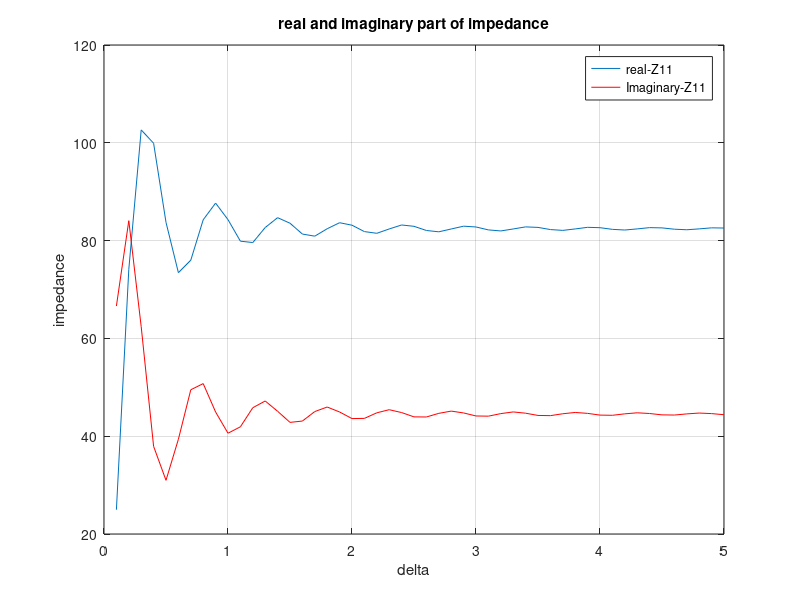
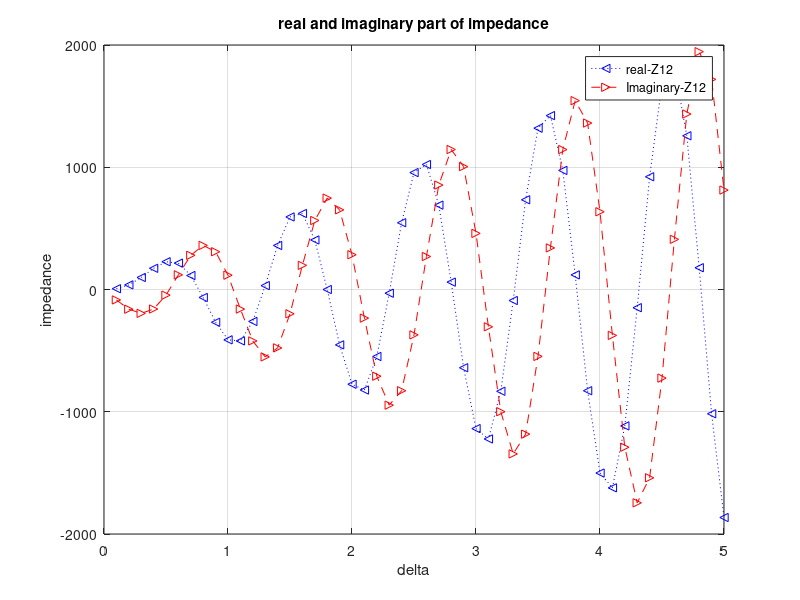

Write the MATLAB code that produced these figures, in order.

% author: UJWOL PALANCHOKE
%         JACOBS UNERSITY, BREMEN, GERMANY
% all righ reserved to author

% Impedance of coupled dipole antenna with respect to wavelength.The dipole antenna seperated by distance
% delta. The method used is Hallen's Integral. Here the second dipole is not fed by any
% voltage source


clear all;
lamda=1;        %arbitary wavelength (in meter): this can be varied accourding to the problem

l=0.5*lamda;    % length of dipole: this can be varied accourding to the problem
a=0.001*lamda;  % radius of dipole: this can be varied accourding to the problem
N=50;           % no.of segments i.e. the sampling points in antenna surface/for convergence: this can be varied accourding to the problem
dz=l/(2*(N-1/2));% incremental length  of l/2 upper part of antenna
z=dz/2:dz:dz*(N); % stores the invremental length in upper part of antenna
k=2*pi/lamda;       % wave number
etta=377;           % free space impedance
V_impressed=-1;      % impressed voltage on D1: this can be varied accourding to the problem

delta=0.1*lamda:0.1:5*lamda;  % distance between the dipoles

for d=1:length(delta)
%%%%%% calculating the Green's Function  on first dipole (with source)%%%%%

%%%%%%%%%%%%%%%%calculating Function's due to current in first and second dipole%%%%%%%%

for m=1:N %m is the obsevation point
    for n=1:N-1% n is the source points
        R1=sqrt(a^2+(z(m)-z(n))^2);     % R+ in lecture notes for G11
        R2=sqrt(a^2+(z(m)+z(n))^2);     % R- in lecture notes for G11
        R3=sqrt(delta(d)^2+(z(m)-z(n))^2); % R+ for G12
        R4=sqrt(delta(d)^2+(z(m)+z(n))^2); % R- for G12
        
%%%%%%%%%%%%% evaluating greens function G11 %%%%%%%%%%%%%%%%
        G1=exp(-j*k*R1)/(4*pi*R1);      % G11(R+) in lecture notes
        G2=exp(-j*k*R2)/(4*pi*R2);      % G11(R-) in lecture notes
        G_11(m,n)=(G1+G2)*dz;           % G11(R) observation in D1 source:1
%%%%%%%%%%%%% evaluating greens function G12 %%%%%%%%%%%%%%
         G3=exp(-j*k*R3)/(4*pi*R3);      % G12(R+) in lecture notes
         G4=exp(-j*k*R4)/(4*pi*R4);      % G12 (R-)in lecture notes
         G_12(m,n)=(G3+G4)*dz;           % G12(R) observation in D1 source:2
    end
    v_1(m)=j/(2*etta)*(sin(k*z(m)));      % Sine term due to impressed voltage in D1
end

%%%%%% calculating the Green's Function  on second  dipole (without source)%%%%%

%%%%%%%%%%%%%%%%calculating Function's due to current in first and second dipole%%%%%%%%

for m=1:N %m is the obsevation point
    for n=1:N-1% n is the source points
        R5=sqrt(a^2+(z(m)-z(n))^2);     % R+ in lecture notes for G22
        R6=sqrt(a^2+(z(m)+z(n))^2);     % R- in lecture notes for G22
        R7=sqrt(delta(d)^2+(z(m)-z(n))^2); % R+ for G21
        R8=sqrt(delta(d)^2+(z(m)+z(n))^2); % R- for G21
        
%%%%%%%%%%%%% evaluating greens function G22 %%%%%%%%%%%%%%
        G5=exp(-j*k*R5)/(4*pi*R5);      % G22(R+) in lecture notes
        G6=exp(-j*k*R6)/(4*pi*R6);      % G22(R-) in lecture notes
        G_22(m,n)=(G5+G6)*dz;           % G22(R) observation in D2 source:2
%%%%%%%%%%%%% evaluating greens function G12 %%%%%%%%%%%%%%
         G7=exp(-j*k*R7)/(4*pi*R7);      % G21(R+) in lecture notes
         G8=exp(-j*k*R8)/(4*pi*R8);      % G21 (R-)in lecture notes
         G_21(m,n)=(G7+G8)*dz;           % G21(R) observation in D2 source:1
    end
    v_2(m)=0;      % Sine term due to impressed voltage in D2 (no voltage applied in D2)
end

%%%%%%%%%%%% concatenating G11 and G12%%%%%%%%%%%
G_D1=horzcat(G_11,G_12);
s=size(G_D1);
N_t1=s(2);
G_D1(:,N_t1+1)=[-cos(k*z)];        % N element holds the cosine terms for D1
G_D1(:,N_t1+2)=[0];              % N+1 element holds the cosine terms for D2 which is zero for D1


%%%%%%%%%%%% concatenating G21 and G22%%%%%%%%%%%
G_D2=horzcat(G_21,G_22);
s_1=size(G_D2);
N_t2=s_1(2);
G_D2(:,N_t2+1)=[0];           % N element holds the cosine terms from D1 which is zero for D1
G_D2(:,N_t2+2)=[-cos(k*z)];   % N+1 element holds the cosine terms from D2 

%%%%%%%%%%%%%concatenating Sine terms i.e. Vm%%%%%%%%%%%%%
Vm=horzcat(v_1,v_2);

%%% Defining the matrix required to evaluate the current%%%%%%%%
G_eval=vertcat(G_D1,G_D2);   
%%%% evaluate current%%%

I=inv(G_eval)*Vm.';     % this will give a column vector of current

%%%%%%%%%%% for question number 4 (LAB part)%%%%%%%%%%%%%%%%%%%%
s_2= size(I);
N_t3=s_2(1);               % this will give the number of elements in column
N1=(N_t3-2)/2;
I1=I(1);            % first element gives the current in the centre of D1
I2=I(N1+1);         % this gives the current in the centre of D2

Z_11(d)=V_impressed/I1;
Z_12(d)=V_impressed/I2;
end
plot(delta,real(Z_11));
hold on
plot(delta,imag(Z_11),'r')
legend('real-Z11','Imaginary-Z11')
title('real and imaginary part of impedance')
xlabel('delta');
ylabel('impedance')
grid on

figure

plot (delta, real(Z_12),'b:<')
hold on
plot (delta,imag(Z_12),'r-->')
legend('real-Z12','Imaginary-Z12')
title('real and imaginary part of impedance')
xlabel('delta');
ylabel('impedance')
grid on


    
        
        
